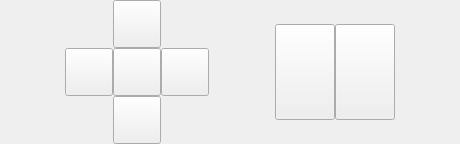
                       <widget class="QWidget" name="wdgToolCoronal" native="true">
                        <property name="sizePolicy">
                         <sizepolicy hsizetype="Expanding" vsizetype="Preferred">
                          <horstretch>0</horstretch>
                          <verstretch>0</verstretch>
                         </sizepolicy>
                        </property>
                        <property name="minimumSize">
                         <size>
                          <width>0</width>
                          <height>0</height>
                         </size>
                        </property>
                        <layout class="QGridLayout" name="gridLayout_53">
                         <property name="leftMargin">
                          <number>0</number>
                         </property>
                         <property name="topMargin">
                          <number>0</number>
                         </property>
                         <property name="rightMargin">
                          <number>0</number>
                         </property>
                         <property name="bottomMargin">
                          <number>0</number>
                         </property>
                         <property name="spacing">
                          <number>0</number>
                         </property>
                         <item row="0" column="0">
                          <spacer name="horizontalSpacer_45">
                           <property name="orientation">
                            <enum>Qt::Horizontal</enum>
                           </property>
                           <property name="sizeHint" stdset="0">
                            <size>
                             <width>65</width>
                             <height>20</height>
                            </size>
                           </property>
                          </spacer>
                         </item>
                         <item row="0" column="1">
                          <widget class="QWidget" name="wdgDirection_3" native="true">
                           <layout class="QGridLayout" name="gridLayout_52">
                            <property name="leftMargin">
                             <number>0</number>
                            </property>
                            <property name="topMargin">
                             <number>0</number>
                            </property>
                            <property name="rightMargin">
                             <number>0</number>
                            </property>
                            <property name="bottomMargin">
                             <number>0</number>
                            </property>
                            <property name="spacing">
                             <number>0</number>
                            </property>
                            <item row="0" column="1">
                             <widget class="QPushButton" name="btnMoveUpC">
                              <property name="minimumSize">
                               <size>
                                <width>48</width>
                                <height>48</height>
                               </size>
                              </property>
                              <property name="maximumSize">
                               <size>
                                <width>48</width>
                                <height>48</height>
                               </size>
                              </property>
                              <property name="styleSheet">
                               <string notr="true">image:url(image/arrow_up.png)</string>
                              </property>
                              <property name="text">
                               <string/>
                              </property>
                             </widget>
                            </item>
                            <item row="1" column="2">
                             <widget class="QPushButton" name="btnMoveRightC">
                              <property name="minimumSize">
                               <size>
                                <width>48</width>
                                <height>48</height>
                               </size>
                              </property>
                              <property name="maximumSize">
                               <size>
                                <width>48</width>
                                <height>48</height>
                               </size>
                              </property>
                              <property name="styleSheet">
                               <string notr="true">image:url(image/arrow_right.png)</string>
                              </property>
                              <property name="text">
                               <string/>
                              </property>
                             </widget>
                            </item>
                            <item row="1" column="1">
                             <widget class="QPushButton" name="btnResetC">
                              <property name="minimumSize">
                               <size>
                                <width>48</width>
                                <height>48</height>
                               </size>
                              </property>
                              <property name="maximumSize">
                               <size>
                                <width>48</width>
                                <height>48</height>
                               </size>
                              </property>
                              <property name="styleSheet">
                               <string notr="true">image:url(image/icon_reset.png)</string>
                              </property>
                              <property name="text">
                               <string/>
                              </property>
                             </widget>
                            </item>
                            <item row="2" column="1">
                             <widget class="QPushButton" name="btnMoveDownC">
                              <property name="minimumSize">
                               <size>
                                <width>48</width>
                                <height>48</height>
                               </size>
                              </property>
                              <property name="maximumSize">
                               <size>
                                <width>48</width>
                                <height>48</height>
                               </size>
                              </property>
                              <property name="styleSheet">
                               <string notr="true">image:url(image/arrow_down.png)</string>
                              </property>
                              <property name="text">
                               <string/>
                              </property>
                             </widget>
                            </item>
                            <item row="1" column="0">
                             <widget class="QPushButton" name="btnMoveLeftC">
                              <property name="minimumSize">
                               <size>
                                <width>48</width>
                                <height>48</height>
                               </size>
                              </property>
                              <property name="maximumSize">
                               <size>
                                <width>48</width>
                                <height>48</height>
                               </size>
                              </property>
                              <property name="styleSheet">
                               <string notr="true">image:url(image/arrow_left.png)</string>
                              </property>
                              <property name="text">
                               <string/>
                              </property>
                             </widget>
                            </item>
                           </layout>
                          </widget>
                         </item>
                         <item row="0" column="2">
                          <spacer name="horizontalSpacer_46">
                           <property name="orientation">
                            <enum>Qt::Horizontal</enum>
                           </property>
                           <property name="sizeHint" stdset="0">
                            <size>
                             <width>66</width>
                             <height>20</height>
                            </size>
                           </property>
                          </spacer>
                         </item>
                         <item row="0" column="3">
                          <widget class="QWidget" name="wdgRotation_3" native="true">
                           <layout class="QHBoxLayout" name="horizontalLayout_38">
                            <property name="spacing">
                             <number>0</number>
                            </property>
                            <property name="leftMargin">
                             <number>0</number>
                            </property>
                            <property name="topMargin">
                             <number>0</number>
                            </property>
                            <property name="rightMargin">
                             <number>0</number>
                            </property>
                            <property name="bottomMargin">
                             <number>0</number>
                            </property>
                            <item>
                             <widget class="QPushButton" name="btnRotationLC">
                              <property name="minimumSize">
                               <size>
                                <width>60</width>
                                <height>96</height>
                               </size>
                              </property>
                              <property name="maximumSize">
                               <size>
                                <width>60</width>
                                <height>96</height>
                               </size>
                              </property>
                              <property name="styleSheet">
                               <string notr="true">image:url(image/action_anticlockwise.png);
</string>
                              </property>
                              <property name="text">
                               <string/>
                              </property>
                             </widget>
                            </item>
                            <item>
                             <widget class="QPushButton" name="btnRotationRC">
                              <property name="minimumSize">
                               <size>
                                <width>60</width>
                                <height>96</height>
                               </size>
                              </property>
                              <property name="maximumSize">
                               <size>
                                <width>60</width>
                                <height>96</height>
                               </size>
                              </property>
                              <property name="styleSheet">
                               <string notr="true">image:url(image/action_clockwise.png)</string>
                              </property>
                              <property name="text">
                               <string/>
                              </property>
                             </widget>
                            </item>
                           </layout>
                          </widget>
                         </item>
                         <item row="0" column="4">
                          <spacer name="horizontalSpacer_47">
                           <property name="orientation">
                            <enum>Qt::Horizontal</enum>
                           </property>
                           <property name="sizeHint" stdset="0">
                            <size>
                             <width>65</width>
                             <height>20</height>
                            </size>
                           </property>
                          </spacer>
                         </item>
                        </layout>
                       </widget>
